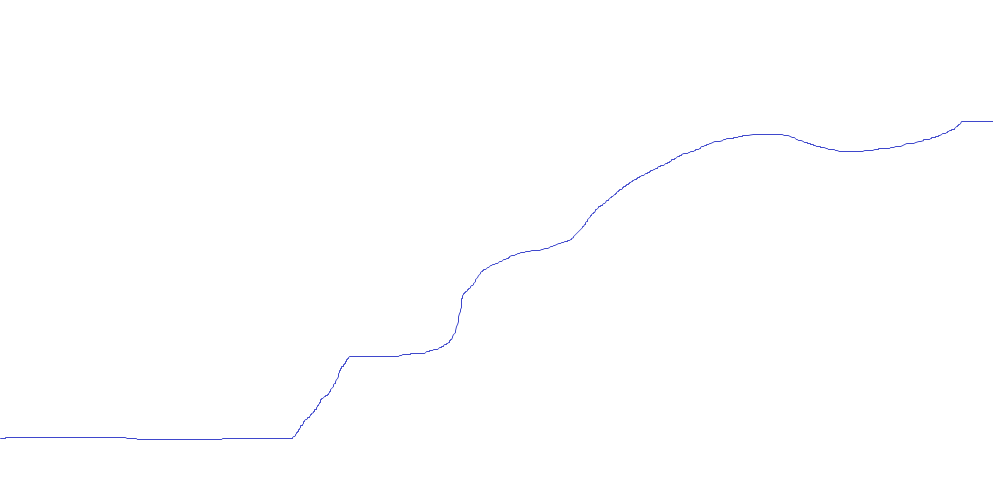
#> input picture py/openCvLab/graph/comparison/1.png, 993 x 499 px
$ python extractstraight.py
#> lines starting #> are read from the running program, lines starting #| are printed output that depends on the picture; long printed decimals are rounded
import cv2
import numpy as np
import math
import os


def ready_image(file_path):
    """
    openCV読み込み
    :param file_path:
    :param mode:
    :return:
    """
#> called with file_path = 'py/openCvLab/graph/comparison/1.png'
    return cv2.imread(file_path, cv2.IMREAD_GRAYSCALE)
#> returned value: shape (499, 993); min 98, max 255, mean 254.6


def extract_horizontal(x1, x2, y1, y2, target_imread):
    """
    水平直線のみを取得する
    :param x1:
    :param x2:
    :param y1:
    :param y2:
    :param target_imread:
    :return:
    """
    arg = math.degrees(math.atan2((y2 - y1), (x2 - x1)))
    # 水平値
    HORIZONTAL = 0
    # 許容誤差
    DIFF = 100
    if arg > HORIZONTAL - DIFF and arg < HORIZONTAL + DIFF:
        print('傾き：' + str(arg - HORIZONTAL))
        cv2.line(target_imread, (x1, y1), (x2, y2), (255, 255, 255), 2)

    return target_imread


def extract_houghline(target_imread):
    """
    hough line変換を行う
    :param target_imread: imredd
    :return: 加工済みimread
    """
    # TODO グラフ直線だけを取得するということができていない
    lines = cv2.HoughLines(target_imread, 1, np.pi / 180, 200)
    print('lineカウント：' + str(len(lines)))
#| lineカウント：9460

    for line in lines:
        rho, theta = line[0]

        a = np.cos(theta)
        b = np.sin(theta)
        x0 = a * rho
        y0 = b * rho
        x1 = int(x0 + 1000 * (-b))
        y1 = int(y0 + 1000 * (a))
        x2 = int(x0 - 1000 * (-b))
        y2 = int(y0 - 1000 * (a))

        # 水平直線のみを取得する
        target_imread = extract_horizontal(x1, x2, y1, y2, target_imread)
#> this loop made 9460 passes
#> (rho, theta, a, b, x0, y0, x1, y1) on passes 1 to 3: (448, 1.12, 0.438, 0.899, 196.4, 402.7, -702, 841), (1, 2.02, -0.438, 0.899, -0.438, 0.899, -899, -437), (5, 2.02, -0.438, 0.899, -2.19, 4.49, -900, -433)
#| 傾き：-25.988
#| 傾き：25.988
#| 傾き：25.975
#| 傾き：-25.962
#| 傾き：-26.001
#| 傾き：25.988
#| 傾き：-25.988
#| 傾き：25.975
#> (further printed lines are left out)
#> pass 1, in extract_houghline, `target_imread = extract_horizontal(x1, x2, y1, y2, target_imread)`:
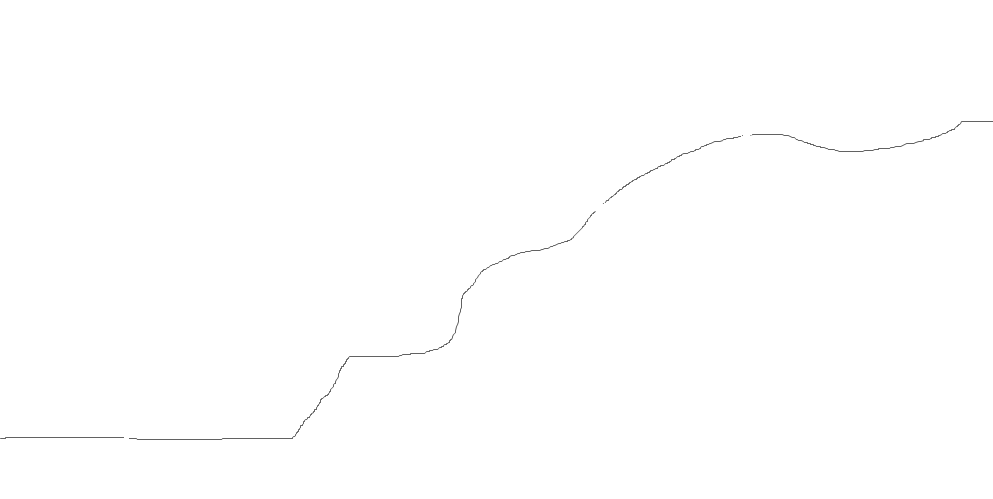
#> target_imread: shape (499, 993); min 98, max 255, mean 254.6
#> after the loop: target_imread: shape (499, 993); every value is 255

        # 全ライン取得
        # cv2.line(target_imread, (x1, y1), (x2, y2), (255, 0, 255), 2)

    return target_imread


def write_image(target_imread, output_file_path):
    """
    画像ファイルの書き出し
    :param target_imread: imread
    :param output_file_path: ファイルパス
    :return: なし（画像を吐き出す
    """
    output_dir = os.path.join(os.getcwd(), 'result', output_file_path)
    cv2.imwrite(output_dir, target_imread)


if __name__ == '__main__':
    BASE_DIR = os.path.abspath(os.path.dirname(__file__))
    target = ready_image(BASE_DIR + '/comparison/1.png')

    # 水平線の抽出
    include_lines = extract_houghline(target)

    write_image(include_lines, BASE_DIR + '/result/straight.png')

$ run again, with py/openCvLab/graph/comparison/2.png copied over py/openCvLab/graph/comparison/1.png
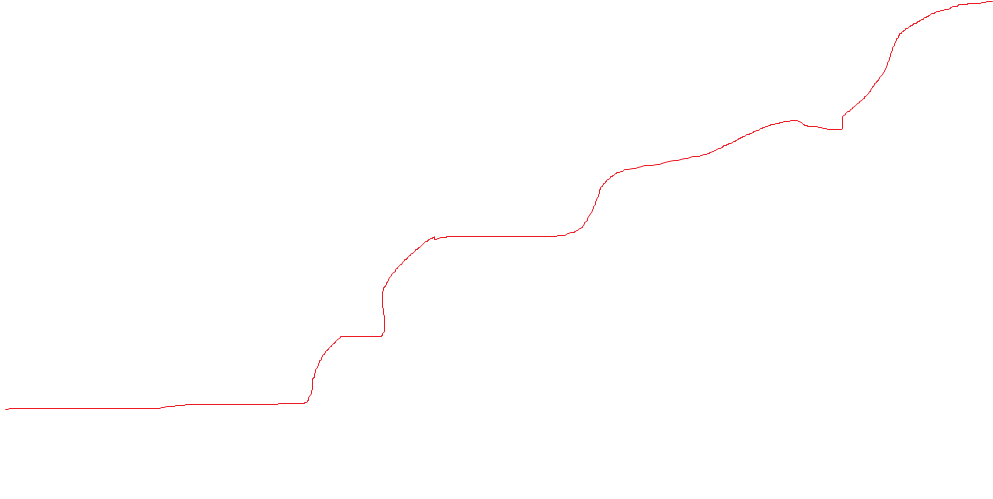
#> input picture py/openCvLab/graph/comparison/2.png, 993 x 499 px
#| lineカウント：9460
#> the loop in extract_houghline, `for line in lines:` made 9460 passes
#> (rho, theta, a, b, x0, y0, x1, y1) on passes 1 to 3: (448, 1.12, 0.438, 0.899, 196.4, 402.7, -702, 841), (1, 2.02, -0.438, 0.899, -0.438, 0.899, -899, -437), (5, 2.02, -0.438, 0.899, -2.19, 4.49, -900, -433)
#> (printed output is left out)
#> pass 1, in extract_houghline, `target_imread = extract_horizontal(x1, x2, y1, y2, target_imread)`:
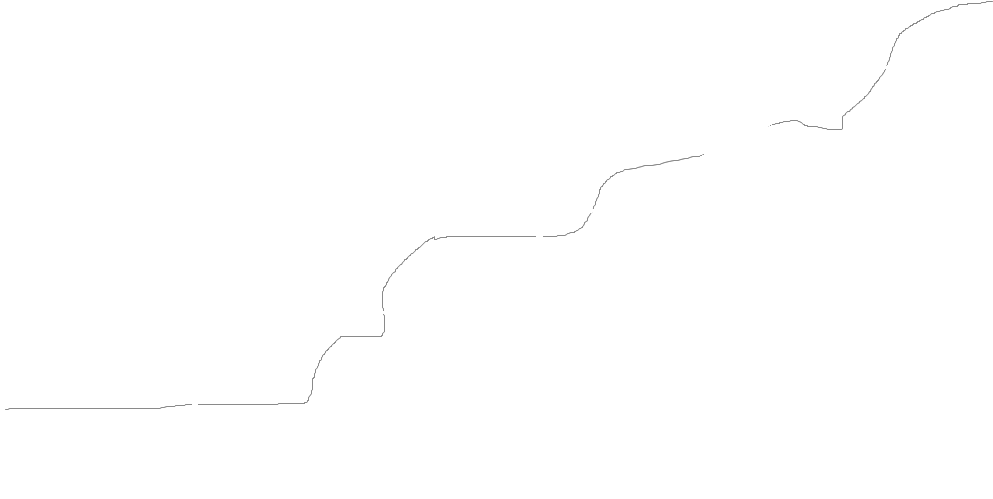
#> target_imread: shape (499, 993); min 138, max 255, mean 254.7

$ run again, with py/openCvLab/graph/comparison/3.png copied over py/openCvLab/graph/comparison/1.png
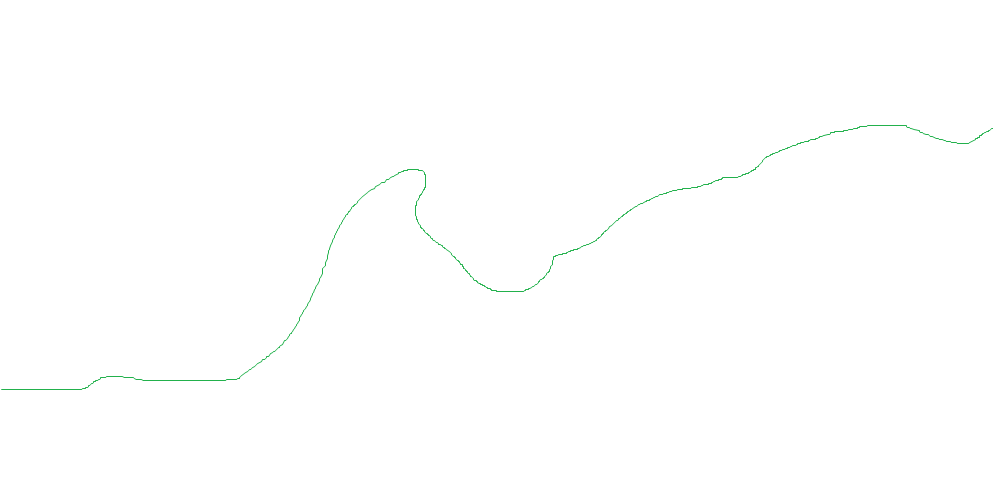
#> input picture py/openCvLab/graph/comparison/3.png, 993 x 499 px
#| lineカウント：9460
#> the loop in extract_houghline, `for line in lines:` made 9460 passes
#> (rho, theta, a, b, x0, y0, x1, y1) on passes 1 to 3: (448, 1.12, 0.438, 0.899, 196.4, 402.7, -702, 841), (1, 2.02, -0.438, 0.899, -0.438, 0.899, -899, -437), (5, 2.02, -0.438, 0.899, -2.19, 4.49, -900, -433)
#> (printed output is left out)
#> pass 1, in extract_houghline, `target_imread = extract_horizontal(x1, x2, y1, y2, target_imread)`:
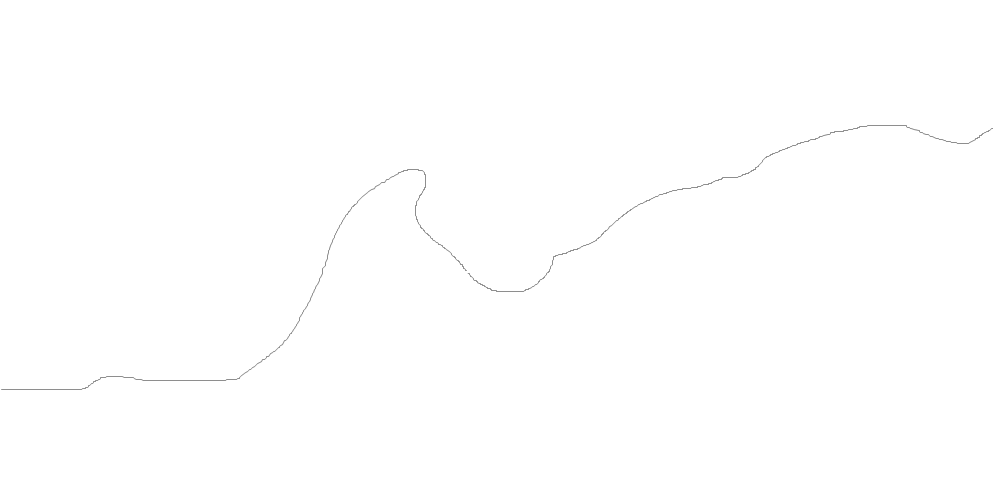
#> target_imread: shape (499, 993); min 142, max 255, mean 254.7
